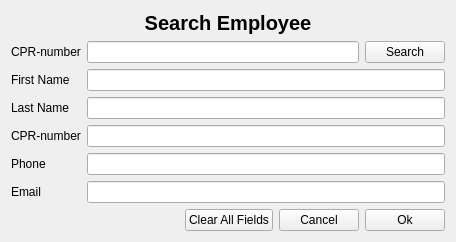
<?xml version="1.0" encoding="UTF-8"?>
<ui version="4.0">
 <class>SearchEmployee</class>
 <widget class="QWidget" name="SearchEmployee">
  <property name="geometry">
   <rect>
    <x>0</x>
    <y>0</y>
    <width>456</width>
    <height>239</height>
   </rect>
  </property>
  <property name="windowTitle">
   <string>Search Employee</string>
  </property>
  <layout class="QVBoxLayout" name="verticalLayout_2">
   <item>
    <widget class="QLabel" name="label">
     <property name="font">
      <font>
       <pointsize>15</pointsize>
       <bold>true</bold>
      </font>
     </property>
     <property name="text">
      <string>Search Employee</string>
     </property>
     <property name="alignment">
      <set>Qt::AlignCenter</set>
     </property>
    </widget>
   </item>
   <item>
    <layout class="QVBoxLayout" name="verticalLayout">
     <item>
      <layout class="QHBoxLayout" name="horizontalLayout">
       <item>
        <widget class="QLabel" name="cPRNumberLabel">
         <property name="sizePolicy">
          <sizepolicy hsizetype="Preferred" vsizetype="Preferred">
           <horstretch>0</horstretch>
           <verstretch>0</verstretch>
          </sizepolicy>
         </property>
         <property name="text">
          <string>CPR-number</string>
         </property>
        </widget>
       </item>
       <item>
        <widget class="QLineEdit" name="cPRNumberLineEdit"/>
       </item>
       <item>
        <widget class="QPushButton" name="pushButtonSearch">
         <property name="text">
          <string>Search</string>
         </property>
        </widget>
       </item>
      </layout>
     </item>
     <item>
      <layout class="QFormLayout" name="formLayout">
       <item row="0" column="0">
        <widget class="QLabel" name="firstNameLabel">
         <property name="text">
          <string>First Name</string>
         </property>
        </widget>
       </item>
       <item row="1" column="0">
        <widget class="QLabel" name="lastNameLabel">
         <property name="text">
          <string>Last Name</string>
         </property>
        </widget>
       </item>
       <item row="1" column="1">
        <widget class="QLineEdit" name="lastNameLineEdit"/>
       </item>
       <item row="2" column="0">
        <widget class="QLabel" name="cPRNumberLabel_2">
         <property name="text">
          <string>CPR-number</string>
         </property>
        </widget>
       </item>
       <item row="2" column="1">
        <widget class="QLineEdit" name="cPRNumberLineEdit_2"/>
       </item>
       <item row="3" column="0">
        <widget class="QLabel" name="phoneLabel">
         <property name="text">
          <string>Phone</string>
         </property>
        </widget>
       </item>
       <item row="3" column="1">
        <widget class="QLineEdit" name="phoneLineEdit"/>
       </item>
       <item row="4" column="0">
        <widget class="QLabel" name="emailLabel">
         <property name="text">
          <string>Email</string>
         </property>
        </widget>
       </item>
       <item row="4" column="1">
        <widget class="QLineEdit" name="emailLineEdit"/>
       </item>
       <item row="0" column="1">
        <widget class="QLineEdit" name="firstNameLineEdit"/>
       </item>
      </layout>
     </item>
    </layout>
   </item>
   <item>
    <layout class="QHBoxLayout" name="horizontalLayout_2">
     <item>
      <spacer name="horizontalSpacer">
       <property name="orientation">
        <enum>Qt::Horizontal</enum>
       </property>
       <property name="sizeHint" stdset="0">
        <size>
         <width>40</width>
         <height>20</height>
        </size>
       </property>
      </spacer>
     </item>
     <item>
      <widget class="QPushButton" name="pushButtonClear">
       <property name="toolTip">
        <string>Clicking here will clear all input fields</string>
       </property>
       <property name="whatsThis">
        <string/>
       </property>
       <property name="text">
        <string>Clear All Fields</string>
       </property>
      </widget>
     </item>
     <item>
      <widget class="QPushButton" name="pushButtonCancel">
       <property name="text">
        <string>Cancel</string>
       </property>
      </widget>
     </item>
     <item>
      <widget class="QPushButton" name="pushButtonOK">
       <property name="text">
        <string>Ok</string>
       </property>
      </widget>
     </item>
    </layout>
   </item>
  </layout>
 </widget>
 <resources/>
 <connections/>
</ui>
